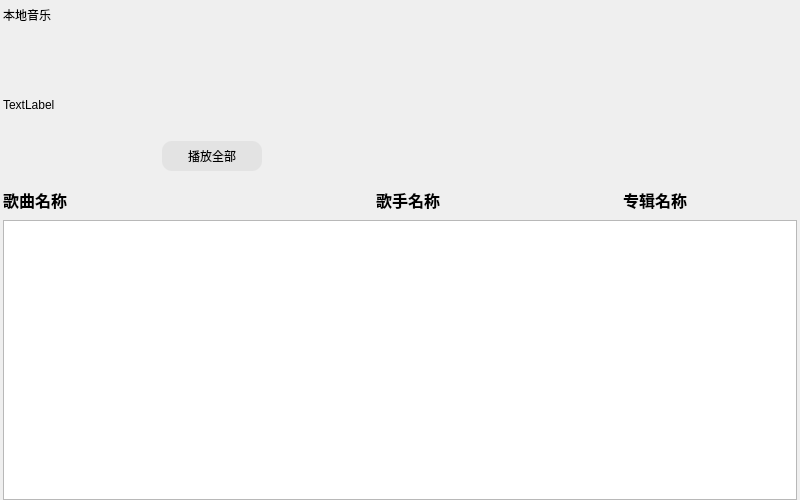
<?xml version="1.0" encoding="UTF-8"?>
<ui version="4.0">
 <class>CommonPage</class>
 <widget class="QWidget" name="CommonPage">
  <property name="geometry">
   <rect>
    <x>0</x>
    <y>0</y>
    <width>800</width>
    <height>500</height>
   </rect>
  </property>
  <property name="windowTitle">
   <string>Form</string>
  </property>
  <layout class="QVBoxLayout" name="verticalLayout">
   <property name="spacing">
    <number>0</number>
   </property>
   <property name="leftMargin">
    <number>3</number>
   </property>
   <property name="topMargin">
    <number>0</number>
   </property>
   <property name="rightMargin">
    <number>3</number>
   </property>
   <property name="bottomMargin">
    <number>0</number>
   </property>
   <item>
    <widget class="QLabel" name="pageTittle">
     <property name="minimumSize">
      <size>
       <width>0</width>
       <height>30</height>
      </size>
     </property>
     <property name="maximumSize">
      <size>
       <width>16777215</width>
       <height>30</height>
      </size>
     </property>
     <property name="text">
      <string>本地⾳乐</string>
     </property>
    </widget>
   </item>
   <item>
    <widget class="QWidget" name="musicPlayBox" native="true">
     <property name="minimumSize">
      <size>
       <width>0</width>
       <height>150</height>
      </size>
     </property>
     <property name="maximumSize">
      <size>
       <width>16777215</width>
       <height>150</height>
      </size>
     </property>
     <layout class="QHBoxLayout" name="horizontalLayout">
      <property name="spacing">
       <number>0</number>
      </property>
      <property name="leftMargin">
       <number>0</number>
      </property>
      <property name="topMargin">
       <number>0</number>
      </property>
      <property name="rightMargin">
       <number>0</number>
      </property>
      <property name="bottomMargin">
       <number>0</number>
      </property>
      <item>
       <widget class="QLabel" name="musicImageLabel">
        <property name="minimumSize">
         <size>
          <width>150</width>
          <height>150</height>
         </size>
        </property>
        <property name="maximumSize">
         <size>
          <width>150</width>
          <height>16777215</height>
         </size>
        </property>
        <property name="text">
         <string>TextLabel</string>
        </property>
       </widget>
      </item>
      <item>
       <widget class="QWidget" name="playAll" native="true">
        <property name="minimumSize">
         <size>
          <width>120</width>
          <height>0</height>
         </size>
        </property>
        <property name="maximumSize">
         <size>
          <width>120</width>
          <height>16777215</height>
         </size>
        </property>
        <layout class="QVBoxLayout" name="verticalLayout_2">
         <item>
          <spacer name="verticalSpacer">
           <property name="orientation">
            <enum>Qt::Vertical</enum>
           </property>
           <property name="sizeHint" stdset="0">
            <size>
             <width>20</width>
             <height>93</height>
            </size>
           </property>
          </spacer>
         </item>
         <item>
          <widget class="QPushButton" name="playAllBtn">
           <property name="minimumSize">
            <size>
             <width>100</width>
             <height>30</height>
            </size>
           </property>
           <property name="maximumSize">
            <size>
             <width>100</width>
             <height>30</height>
            </size>
           </property>
           <property name="styleSheet">
            <string notr="true">#playAllBtn
{
	background-color:#E3E3E3;
	border-radius:10px;
}

#playAllBtn:hover { 
	background-color:#1ECD97;
 }</string>
           </property>
           <property name="text">
            <string>播放全部</string>
           </property>
          </widget>
         </item>
        </layout>
       </widget>
      </item>
      <item>
       <spacer name="horizontalSpacer">
        <property name="orientation">
         <enum>Qt::Horizontal</enum>
        </property>
        <property name="sizeHint" stdset="0">
         <size>
          <width>521</width>
          <height>20</height>
         </size>
        </property>
       </spacer>
      </item>
     </layout>
    </widget>
   </item>
   <item>
    <widget class="QWidget" name="listLabelBox" native="true">
     <property name="minimumSize">
      <size>
       <width>0</width>
       <height>40</height>
      </size>
     </property>
     <property name="maximumSize">
      <size>
       <width>16777215</width>
       <height>40</height>
      </size>
     </property>
     <layout class="QHBoxLayout" name="horizontalLayout_2">
      <property name="spacing">
       <number>0</number>
      </property>
      <property name="leftMargin">
       <number>0</number>
      </property>
      <property name="topMargin">
       <number>0</number>
      </property>
      <property name="rightMargin">
       <number>0</number>
      </property>
      <property name="bottomMargin">
       <number>0</number>
      </property>
      <item>
       <widget class="QLabel" name="musicNameLabel">
        <property name="minimumSize">
         <size>
          <width>300</width>
          <height>0</height>
         </size>
        </property>
        <property name="maximumSize">
         <size>
          <width>300</width>
          <height>16777215</height>
         </size>
        </property>
        <property name="font">
         <font>
          <pointsize>12</pointsize>
          <weight>75</weight>
          <bold>true</bold>
         </font>
        </property>
        <property name="text">
         <string>歌曲名称</string>
        </property>
       </widget>
      </item>
      <item>
       <widget class="QLabel" name="musicSingerLabel">
        <property name="minimumSize">
         <size>
          <width>210</width>
          <height>0</height>
         </size>
        </property>
        <property name="maximumSize">
         <size>
          <width>210</width>
          <height>16777215</height>
         </size>
        </property>
        <property name="font">
         <font>
          <pointsize>12</pointsize>
          <weight>75</weight>
          <bold>true</bold>
         </font>
        </property>
        <property name="styleSheet">
         <string notr="true"/>
        </property>
        <property name="text">
         <string>歌⼿名称</string>
        </property>
        <property name="alignment">
         <set>Qt::AlignCenter</set>
        </property>
       </widget>
      </item>
      <item>
       <widget class="QLabel" name="musicAlbumLabel">
        <property name="font">
         <font>
          <pointsize>12</pointsize>
          <weight>75</weight>
          <bold>true</bold>
         </font>
        </property>
        <property name="text">
         <string>专辑名称</string>
        </property>
        <property name="alignment">
         <set>Qt::AlignCenter</set>
        </property>
       </widget>
      </item>
     </layout>
    </widget>
   </item>
   <item>
    <widget class="QListWidget" name="pageMusicList"/>
   </item>
  </layout>
 </widget>
 <resources/>
 <connections/>
</ui>
